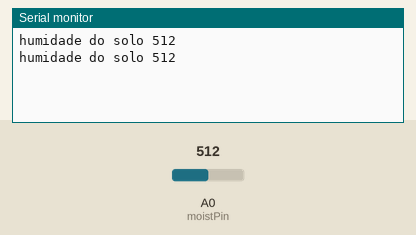
A sketch run on a simulated Arduino Uno, built with avr-gcc and run on an emulated ATmega328P. Shown: the last lines printed to the serial monitor. Inputs (shaded band) come from the test bench; at power-on: A0 (moistPin) = 512.

Above: at 1.8 s.
1.9 s: A0 (moistPin) set to 716
At 2.4 s:
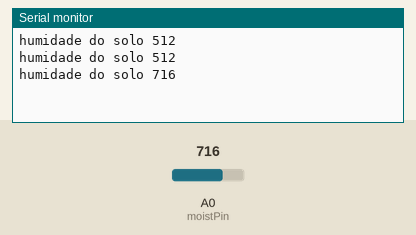
3.4 s: A0 (moistPin) set to 900
At 4.8 s:
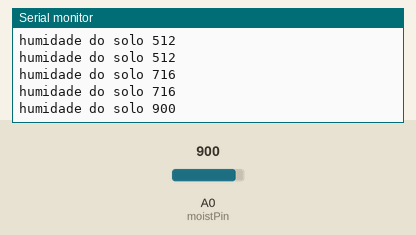
Timing chart, 0 to 6.4 s (numbered marks = the images above; inputs shaded):
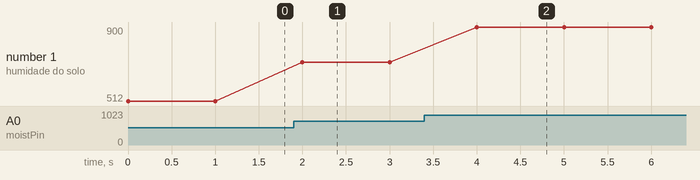

The sketch:

lendoHumidade.ino
```cpp
int moistPin=0;
int moistval=0;
void setup() {

  Serial.begin(9600);
}

void loop() {
 //lê a humidade do solo
  moistval = analogRead(moistPin);

  Serial.print("humidade do solo ");
  Serial.print(moistval);

  if(moistval>300){
    digitalWrite(13,HIGH);
  }
  else{
    digitalWrite(13,LOW);
  }

  if(moistval>200 && moistval<300){
    digitalWrite(12,HIGH);
  }
  else{
    digitalWrite(12,LOW);
  }

  Serial.println("");
  delay(1000);
}
```

Measured:
- after the input at 1.9 s, the serial monitor: prints a new line after 0.10 s (image 1)
- after the input at 3.4 s, the serial monitor: prints a new line after 0.60 s (image 2)
- plotted number 1: 512 → 716 after the input at 1.9 s, 716 → 900 after the input at 3.4 s
